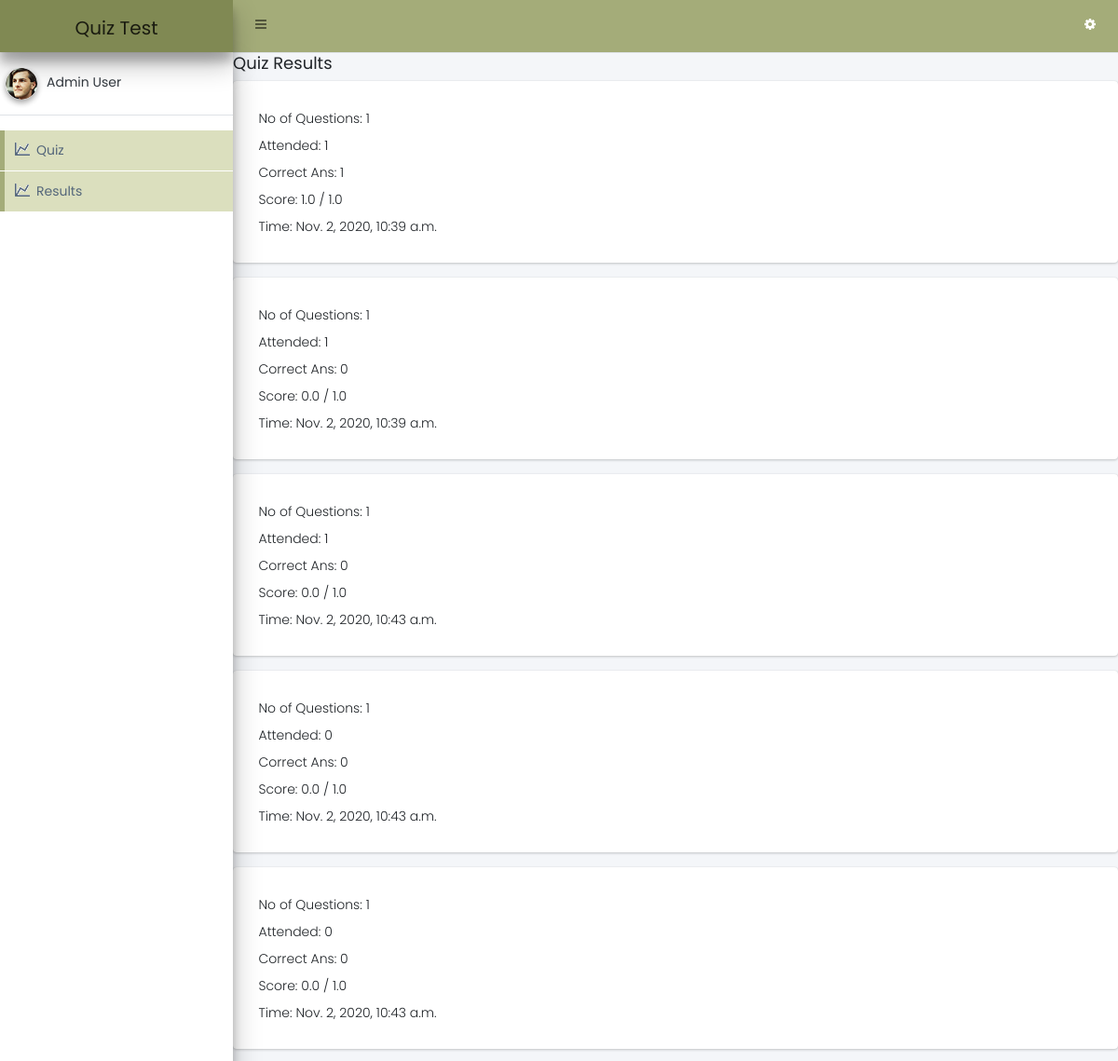
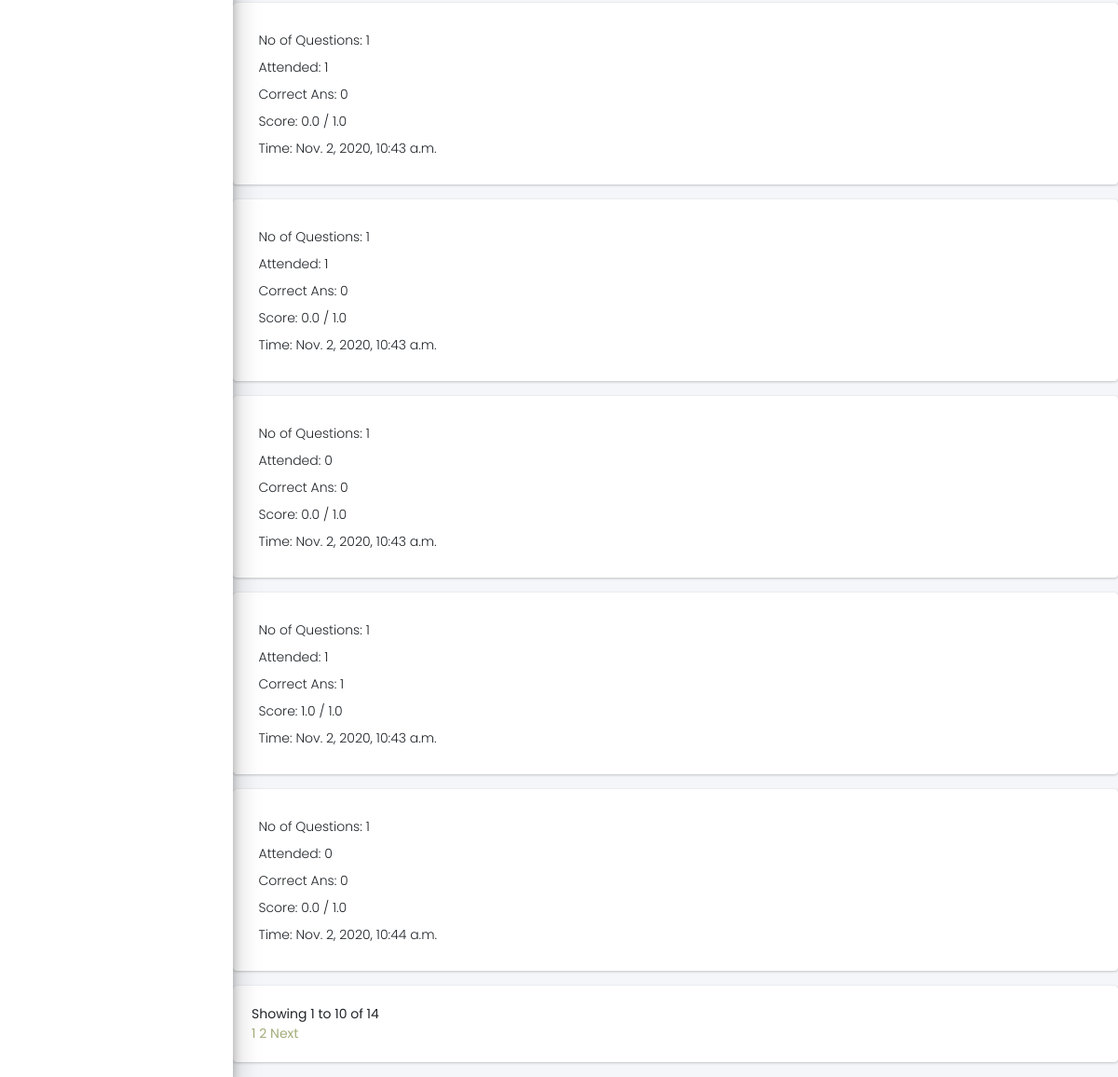
The app's page /quiz/result/ (signed in) with its own data (2 pictures, top to bottom).
### quiz/models.py (models this page shows, shortened)
class MetaInfo(models.Model):
    created_on = models.DateTimeField(auto_now_add=True)
    created_by = models.ForeignKey(User, on_delete=models.CASCADE, null=True, blank=True, related_name='created_meta')
    updated_on = models.DateTimeField(auto_now=True)
    updated_by = models.ForeignKey(User, on_delete=models.CASCADE, null=True, blank=True, related_name='updated_meta')

class QuizResult(MetaInfo):
    user = models.ForeignKey(User, on_delete=models.CASCADE, related_name='quiz_user')
    submission = models.ManyToManyField(QuizSubmission, blank=True, related_name='user_submissions')
    no_of_questions = models.IntegerField()
    attended = models.IntegerField()
    correct_ans = models.IntegerField()
    incorrect_ans = models.IntegerField()
    total_score = models.FloatField()
    achieved_score = models.FloatField()
    is_active = models.BooleanField(default=True)

class MetaInfo(models.Model):
    created_on = models.DateTimeField(auto_now_add=True)
    created_by = models.ForeignKey(User, on_delete=models.CASCADE, null=True, blank=True, related_name='created_meta')
    updated_on = models.DateTimeField(auto_now=True)
    updated_by = models.ForeignKey(User, on_delete=models.CASCADE, null=True, blank=True, related_name='updated_meta')

### quiz/views.py (the view, shortened to what this page needs)
# urls.py: path('quiz/result/', views.ResultView.as_view(), name='result-view'),
@method_decorator(login_required, name='dispatch')
class ResultView(generic.ListView):
    model = QuizResult
    context_object_name = 'result_list'
    template_name = 'result_list.html'
    paginate_by = 10
    def get_queryset(self):
        return QuizResult.objects.filter(user_id=self.request.user.id)

### quiz/templatetags/filter_tags.py (called while the page is built)
def get_parameters(parser, token):
    args = token.split_contents()
    if len(args) < 2:
        raise template.TemplateSyntaxError(
            "get_parameters tag takes at least 1 argument")
    return GetParametersNode(args[1].strip())

    def render(self, context):
        request = context['request']
        getvars = request.GET.copy()
        if self.field in getvars:
            del getvars[self.field]
        if len(getvars.keys()) > 0:
            get_params = "%s&" % getvars.urlencode()
        else:
            get_params = ''
        return get_params

### templates/result_list.html (shortened to what this page needs)
{% extends 'base.html' %}
{% load static %}
{% block content %}
<section class="block_title row">
   <h1 class="col-md-6"><span class="ml-auto">Quiz Results</span></h1>
</section>
<section class="block_content">
    <div class="container-fluid p-0">
        {% for result_obj in result_list %}
            <div class="card">
                <div class="card-body">
                    <div class="table-responsive">
                        <div class="col-12 col-md-12">
                            <div class="row m-t-40">
                                <div class="col-md-12">
                                    <div class="" style="margin-top: 10px;margin-bottom: 15px;">
                                        <label class="question pull-left" style="width: 95%;">No of Questions: {{ result_obj.no_of_questions }}</label>
                                        <label class="question pull-left" style="width: 95%;">Attended: {{ result_obj.attended }}</label>
                                        <label class="question pull-left" style="width: 95%;">Correct Ans: {{ result_obj.correct_ans }}</label>
                                        <label class="question pull-left" style="width: 95%;">Score: {{ result_obj.achieved_score }} / {{ result_obj.total_score }}</label>
                                        <label class="question pull-left" style="width: 95%;">Time: {{ result_obj.created_on }}</label>
                                    </div>
                                </div>
                            </div>
                        </div>
                    </div>
                </div>
            </div>
        {% endfor %}
        <div class="card">
            <div class="card-body">
                {% include 'includes/pagination.html' with page_obj=page_obj %}
            </div>
        </div>
    </div>
</section>
{% endblock content %}

### templates/base.html (shortened to what this page needs)
{% load static %}
{% load sass_tags %}
<html>
    <head>
        <link href="{% static 'css/bootstrap.min.css' %}" rel="stylesheet" type="text/css">
        <link href="{% static 'css/common.css' %}" rel="stylesheet" type="text/css">
        <link href="{% static 'css/font_icon.css' %}" rel="stylesheet" type="text/css">
        <link href="{% static 'css/datepicker/day.css' %}" rel="stylesheet" type="text/css">
        <link href="{% static 'css/datepicker/datepicker.css' %}" rel="stylesheet" type="text/css">
        <link href="{% static 'css/dual_listbox.css' %}" rel="stylesheet" type="text/css">
        <link href="{% sass_src 'scss/theme.scss' %}" rel="stylesheet" type="text/css" />
    </head>
    <body class="hold-transition sidebar-mini layout-navbar-fixed">
        <div class="wrapper">
            {% include "header.html" %}
            {% include "sidebar.html" %}
            <div class="content-wrapper">
                {% block content %}
                {% endblock content %}
            </div>
        </div>
    </body>
</html>

### templates/header.html (shortened to what this page needs)
{% load static %}
<nav class="main-header navbar navbar-expand navbar-green navbar-light">
    <ul class="navbar-nav">
        <li class="nav-item">
            <a class="nav-link" data-widget="pushmenu" href="#"><i class="fa fa-bars"></i></a>
        </li>
    </ul>
    <ul class="navbar-nav ml-auto notification_box">
        <li class="nav-item dropdown">
            <a class="nav-link" data-toggle="dropdown" href="#">
            <i class="fa fa-cog"></i>
            </a>
        </li>
    </ul>
</nav>

### templates/sidebar.html
{% load static %}
<aside class="main-sidebar sidebar-light-primary elevation-4">
    <a href="/" class="brand-link elevation-4 text-center" style="height: 56px;padding-top: 15px;">
        Quiz Test
    </a>
    <div class="sidebar">
        <div class="user-panel mt-3 pb-3 mb-3 d-flex">
            <div class="image">
                <img src="{% static 'img/profile-thumb.png' %}" class="img-circle elevation-2" alt="">
            </div>
            <div class="info">
                <a href="#" class="d-block">Admin User</a>
            </div>
        </div>
        <nav class="mt-2">
            <ul class="nav nav-pills nav-sidebar flex-column" data-widget="treeview" role="menu" data-accordion="false">
                <li class="nav-item has-treeview menu-open">
                    <a href="{% url 'quiz-view' %}" class="nav-link active">
                        <img class="nav_ico" src="{% static 'img/nav_icos/dashboard_ico.png' %}">
                        <p>
                            Quiz
                        </p>
                    </a>
                </li>
                <li class="nav-item has-treeview menu-open">
                    <a href="{% url 'result-view' %}" class="nav-link active">
                        <img class="nav_ico" src="{% static 'img/nav_icos/dashboard_ico.png' %}">
                        <p>
                            Results
                        </p>
                    </a>
                </li>
            </ul>
        </nav>
    </div>
</aside>

### templates/includes/pagination.html (shortened to what this page needs)
{% load filter_tags %}
{% if page_obj %}
    <div class="dataTables_wrapper">
        <div class="dataTables_info" id="myTable_info" role="status" aria-live="polite">
            Showing {{ page_obj.start_index }} to {{ page_obj.end_index }} of {{ page_obj.paginator.count }}
        </div>
        <div class="dataTables_paginate paging_simple_numbers" id="myTable_paginate">
            <span>
                {% for i in page_obj.paginator.page_range %}
                    {% if page_obj.number == i %}
                        <a class="paginate_button current" aria-controls="myTable" data-page="{{ i }}" title="{{ i }}">{{ i }}</a>
                    {% elif i > page_obj.number|add:'-5' and i < page_obj.number|add:'5' %}
                        <a href="?{% get_parameters page %}page={{ i }}" class="paginate_button" aria-controls="myTable" data-page="{{ i }}" title="{{ i }}">{{ i }}</a>
                    {% endif %}
                {% endfor %}
            </span>
            {% if page_obj.has_next %}
                <a href="?{% get_parameters page %}page={{ page_obj.next_page_number }}" title="Next" class="paginate_button next" aria-controls="myTable">Next</a>
            {% endif %}
        </div>
    </div>
{% endif %}

### records on screen
QuizResult: no_of_questions "1", attended "1", correct_ans "1", achieved_score "1.0", total_score "1.0", created_on "Nov. 2, 2020, 10:39 a.m."
QuizResult: no_of_questions "1", attended "1", correct_ans "0", achieved_score "0.0", total_score "1.0", created_on "Nov. 2, 2020, 10:39 a.m."
QuizResult: no_of_questions "1", attended "1", correct_ans "0", achieved_score "0.0", total_score "1.0", created_on "Nov. 2, 2020, 10:43 a.m."
QuizResult: no_of_questions "1", attended "0", correct_ans "0", achieved_score "0.0", total_score "1.0", created_on "Nov. 2, 2020, 10:43 a.m."
QuizResult: no_of_questions "1", attended "0", correct_ans "0", achieved_score "0.0", total_score "1.0", created_on "Nov. 2, 2020, 10:43 a.m."
QuizResult: no_of_questions "1", attended "1", correct_ans "0", achieved_score "0.0", total_score "1.0", created_on "Nov. 2, 2020, 10:43 a.m."
QuizResult: no_of_questions "1", attended "1", correct_ans "0", achieved_score "0.0", total_score "1.0", created_on "Nov. 2, 2020, 10:43 a.m."
QuizResult: no_of_questions "1", attended "0", correct_ans "0", achieved_score "0.0", total_score "1.0", created_on "Nov. 2, 2020, 10:43 a.m."
QuizResult: no_of_questions "1", attended "1", correct_ans "1", achieved_score "1.0", total_score "1.0", created_on "Nov. 2, 2020, 10:43 a.m."
QuizResult: no_of_questions "1", attended "0", correct_ans "0", achieved_score "0.0", total_score "1.0", created_on "Nov. 2, 2020, 10:44 a.m."

### other values on screen
{{ page_obj.start_index }} "1"
{{ page_obj.end_index }} "10"
{{ page_obj.paginator.count }} "14"
{{ i }} "1"
{{ i }} "2"
